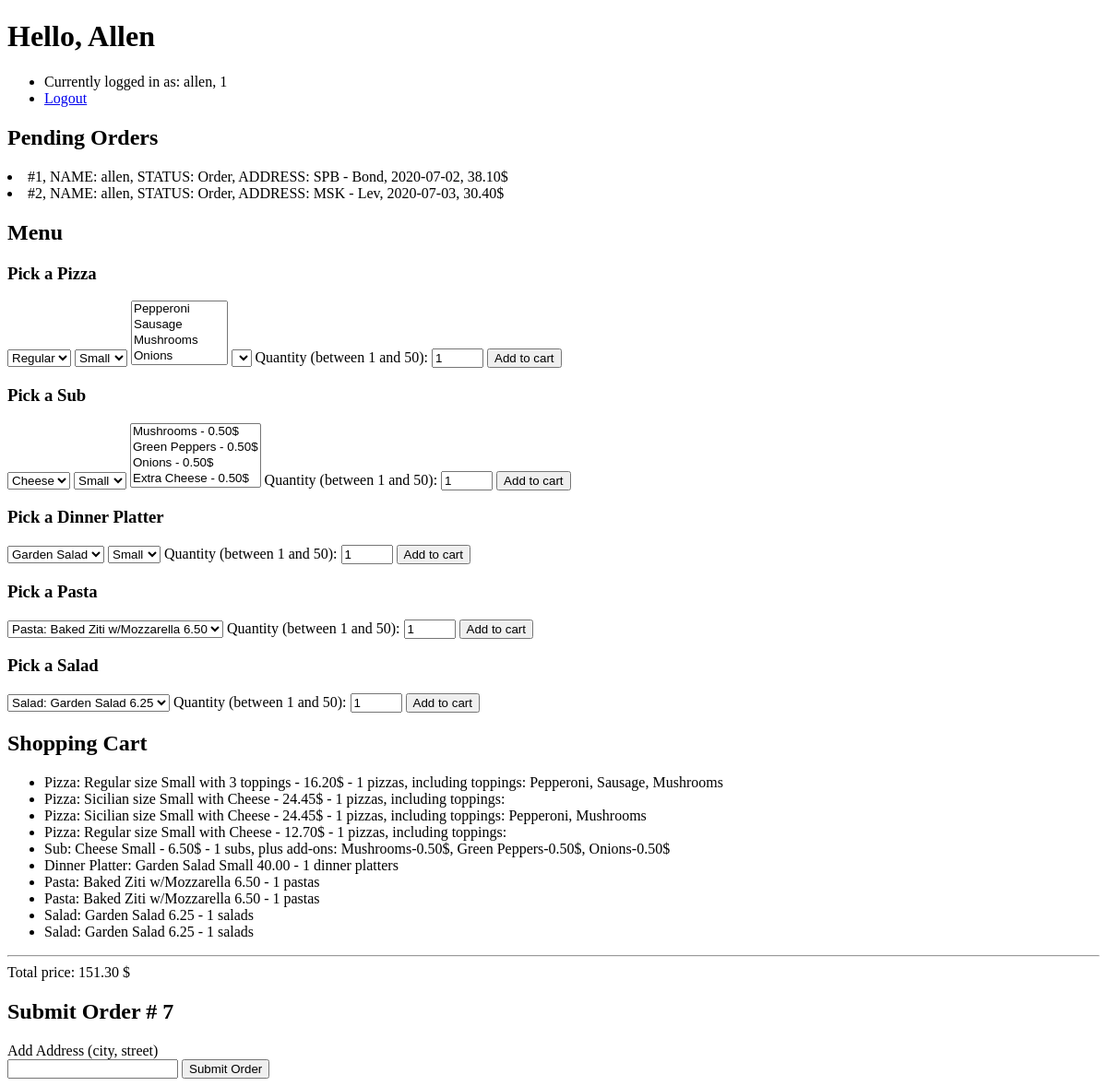
Before: / (signed in) with the older database file.
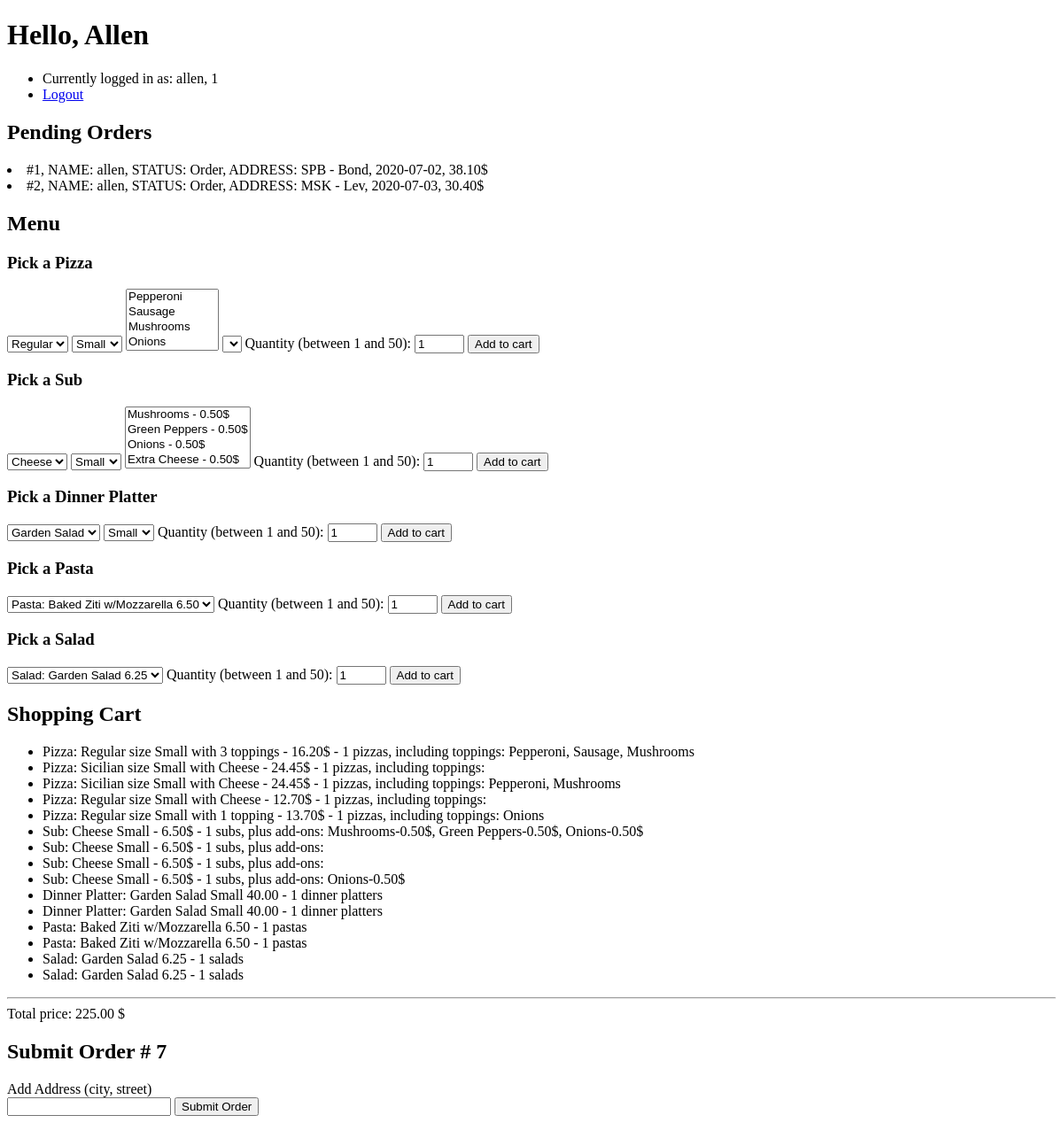
After: the same page with the newer database file.
### orders/models.py (models this page shows)
class Order(models.Model):
    user = models.ForeignKey(
        settings.AUTH_USER_MODEL,
        on_delete=models.CASCADE,
        blank=True
        )
    status = models.ForeignKey(Order_status, on_delete=models.CASCADE, blank=True)
    address = models.CharField(max_length=64, blank=True)
    date = models.DateField(auto_now=True)
    price = models.DecimalField(max_digits=7,decimal_places=2, blank=True, null=True)
    def __str__(self):
        return f"#{self.id}, NAME: {self.user}, STATUS: {self.status}, ADDRESS: {self.address}, {self.date}, {self.price}$"

class Order_status(models.Model):
    name = models.CharField(max_length=64, blank=True)
    def __str__(self):
        return f"{self.name}"

class Pizza_order_item(models.Model):
    pizza = models.ForeignKey(Pizza, on_delete=models.CASCADE, blank=True)
    toppings = models.ManyToManyField(Pizza_topping, blank=True)
    count = models.IntegerField()
    order = models.ForeignKey(Order, on_delete=models.CASCADE, related_name="pizzas")
    def __str__(self):
        return f"{self.pizza} - {self.count} pizzas, including toppings: " + ", ".join([a.topping for a in self.toppings.all()]) #that iterates the list of values, adding commas between those values

class Pizza(models.Model):
    name = models.ForeignKey(Pizza_name, on_delete=models.CASCADE)
    size = models.ForeignKey(Pizza_size, on_delete=models.CASCADE)
    combo = models.ForeignKey(Pizza_topping_combo, on_delete=models.CASCADE)
    price = models.DecimalField(max_digits=5,decimal_places=2)
    def __str__(self):
        return f"Pizza: {self.name} size {self.size} with {self.combo} - {self.price}$"

class Pizza_name(models.Model):
    name = models.CharField(max_length=64)
    def __str__(self):
        return f"{self.name}"

class Pizza_size(models.Model):
    size = models.CharField(max_length=64)
    def __str__(self):
        return f"{self.size}"

class Pizza_topping_combo(models.Model):
    combo = models.CharField(max_length=64)
    count = models.IntegerField()
    def __str__(self):
        return f"{self.combo}"

class Pizza_topping(models.Model):
    topping = models.CharField(max_length=64)
    def __str__(self):
        return f"{self.topping}"

class Sub_order_item(models.Model):
    sub = models.ForeignKey(Sub, on_delete=models.CASCADE, blank=True)
    add_ons = models.ManyToManyField(Sub_add_on, blank=True)
    count = models.IntegerField()
    order = models.ForeignKey(Order, on_delete=models.CASCADE, related_name="subs")
    def __str__(self):
        return f"{self.sub} - {self.count} subs, plus add-ons: " + ", ".join([a.add_on + "-" + str(a.price) + "$" for a in self.add_ons.all()])

class Sub(models.Model):
    name = models.ForeignKey(Sub_name, on_delete=models.CASCADE)
    size = models.ForeignKey(Sub_size, on_delete=models.CASCADE)
    add_ons = models.ManyToManyField(Sub_add_on, blank=True)
    price = models.DecimalField(max_digits=5,decimal_places=2)
    def __str__(self):
        return f"Sub: {self.name} {self.size} - {self.price}$"

class Sub_name(models.Model):
    name = models.CharField(max_length=64)
    def __str__(self):
        return f"{self.name}"

class Sub_size(models.Model):
    size = models.CharField(max_length=64)
    def __str__(self):
        return f"{self.size}"

class Sub_add_on(models.Model):
    add_on = models.CharField(max_length=64)
    price = models.DecimalField(max_digits=5,decimal_places=2)
    def __str__(self):
        return f"{self.add_on} - {self.price}$"

class Dinner_platter_order_item(models.Model):
    dinner_platter = models.ForeignKey(Dinner_platter, on_delete=models.CASCADE, blank=True)
    count = models.IntegerField()
    order = models.ForeignKey(Order, on_delete=models.CASCADE, related_name="dinner_platters")
    def __str__(self):
        return f"{self.dinner_platter} - {self.count} dinner platters"

class Dinner_platter(models.Model):
    name = models.ForeignKey(Dinner_platter_name, on_delete=models.CASCADE)
    size = models.ForeignKey(Dinner_platter_size, on_delete=models.CASCADE)
    price = models.DecimalField(max_digits=5,decimal_places=2)
    def __str__(self):
        return f"Dinner Platter: {self.name} {self.size} {self.price}"

class Dinner_platter_name(models.Model):
    name = models.CharField(max_length=64)
    def __str__(self):
        return f"{self.name}"

class Dinner_platter_size(models.Model):
    size = models.CharField(max_length=64)
    def __str__(self):
        return f"{self.size}"

class Pasta_order_item(models.Model):
    pasta = models.ForeignKey(Pasta, on_delete=models.CASCADE, blank=True)
    count = models.IntegerField()
    order = models.ForeignKey(Order, on_delete=models.CASCADE, related_name="pastas")
    def __str__(self):
        return f"{self.pasta} - {self.count} pastas"

class Pasta(models.Model):
    name = models.CharField(max_length=64)
    price = models.DecimalField(max_digits=5,decimal_places=2)
    def __str__(self):
        return f"Pasta: {self.name} {self.price}"

class Salad_order_item(models.Model):
    salad = models.ForeignKey(Salad, on_delete=models.CASCADE, blank=True)
    count = models.IntegerField()
    order = models.ForeignKey(Order, on_delete=models.CASCADE, related_name="salads")
    def __str__(self):
        return f"{self.salad} - {self.count} salads"

class Salad(models.Model):
    name = models.CharField(max_length=64)
    price = models.DecimalField(max_digits=5,decimal_places=2)
    def __str__(self):
        return f"Salad: {self.name} {self.price}"

### orders/views.py (the view)
# urls.py: path("", views.index, name="index"), # Links to Login page and Register page, if signed in - redirect to user page
def index(request):
    if not request.user.is_authenticated:
        return render(request, "orders/index.html", {"message": None})
    if Order.objects.filter(user=request.user, status=1).exists():
        cart = Order.objects.get(user=request.user, status=1)
        total_price = 0
        if cart.pizzas.exists():
            cart_pizzas = cart.pizzas.all()
            print ("Pizzas")
            for item in cart_pizzas:
                order_item_price = item.pizza.price * item.count
                print (order_item_price)
                total_price += order_item_price
        if cart.subs.exists():
            cart_subs = cart.subs.all()
            print ("Subs")
            for item in cart_subs:
                add_ons = item.add_ons.all()
                add_ons_total_price = 0
                for add_on in add_ons:
                    add_ons_total_price +=add_on.price
                order_item_price = (item.sub.price+add_ons_total_price) * item.count
                print (order_item_price)
                total_price += order_item_price
        if cart.dinner_platters.exists():
            cart_dinner_platters = cart.dinner_platters.all()
            print ("DinnerPlatters")
            for item in cart_dinner_platters:
                order_item_price = item.dinner_platter.price * item.count
                print (order_item_price)
                total_price += order_item_price
        if cart.pastas.exists():
            cart_pastas = cart.pastas.all()
            print ("Pastas")
            for item in cart_pastas:
                order_item_price = item.pasta.price * item.count
                print (order_item_price)
                total_price += order_item_price
        if cart.salads.exists():
            cart_salads = cart.salads.all()
            print ("Salads")
            for item in cart_salads:
                order_item_price = item.salad.price * item.count
                print (order_item_price)
                total_price += order_item_price
        cart.price = total_price
        cart.save()
        print ("\n","CART: ", cart, "\n")
    else:
        print ("\n","no cart", "\n")
    context = {
        "pizzas": Pizza.objects.all(),
        "pizza_names": Pizza_name.objects.all(),
        "pizza_sizes": Pizza_size.objects.all(),
        "pizza_topping_combos": Pizza_topping_combo.objects.all(),
        "pizza_toppings": Pizza_topping.objects.all(),
        "cart": Order.objects.filter(user=request.user, status=1),
        "pending_orders": Order.objects.filter(user=request.user, status = 2),
        "delivered_orders": Order.objects.filter(user=request.user, status = 3),
        "user": request.user,
        "subs": Sub.objects.all(),
        "sub_names": Sub_name.objects.all(),
        "sub_sizes": Sub_size.objects.all(),
        "sub_add_ons": Sub_add_on.objects.all(),
        "pastas": Pasta.objects.all(),
        "salads": Salad.objects.all(),
        "dinner_platters": Dinner_platter.objects.all(),
        "dinner_platter_names": Dinner_platter_name.objects.all(),
        "dinner_platter_sizes": Dinner_platter_size.objects.all()
    }
    return render(request, "orders/user.html", context)

### orders/templates/orders/user.html (shortened to what this page needs)
{% extends "orders/base.html" %}
{% block body %}
    <h1>Hello, {{ user.first_name }}</h1>
    <ul>
        <li>Currently logged in as: {{ user.username}}, {{ user.id }}</li>
        <li><a href="{% url 'logout' %}">Logout</a></li>
    </ul>
    {% if pending_orders %}
        <h2>Pending Orders</h2>
        {% for order in pending_orders %}
        <li>
            {{ order }}
        </li>
        {% endfor %}
    {% endif %}
    <h2>Menu</h2>
    {% if pizzas %}
        <h3>Pick a Pizza</h3>
        <form id="pizza_form" action="{% url 'cart_pizza' %}" method="post">
            <select id="pizza_name" name="pizza_name">
                {% for pizza_name in pizza_names %}
                    <option value="{{ pizza_name.id }}">{{ pizza_name }}</option>
                {% endfor %}
            </select>
            <select id="pizza_size" name="pizza_size">
                {% for pizza_size in pizza_sizes %}
                    <option value="{{ pizza_size.id }}">{{ pizza_size }}</option>
                {% endfor %}
            </select>
            <select id="pizza_toppings" name="pizza_toppings" multiple>
                {% for pizza_topping in pizza_toppings %}
                <option value="{{ pizza_topping.id }}">{{ pizza_topping }}</option>
                {% endfor %}
            </select>
            <select name="pizza_topping_combo">
                <option id="pizza_topping_combo"></option>
            </select>
            <label for="count">Quantity (between 1 and 50):</label>
            <input type="number" id="quantity" name="count" min="1" max="50" value="1">
            <input type="submit" value="Add to cart"/>
        </form>
    {% endif %}
    {% if subs %}
        <h3>Pick a Sub</h3>
        <form id="sub_form" action="{% url 'cart_sub' %}" method="POST">
            <select id="sub_name" name="sub_name">
                {% for sub_name in sub_names %}
                    <option value="{{ sub_name.id }}">{{ sub_name }}</option>
                {% endfor %}
            </select>
            <select id="sub_size" name="sub_size">
                {% for sub_size in sub_sizes %}
                    <option value="{{ sub_size.id }}">{{ sub_size }} </option>"
                {% endfor %}
            </select>
            <select id="sub_add_ons" name="sub_add_ons" multiple>
                {% for sub_add_on in sub_add_ons %}
                    <option value="{{ sub_add_on.id }}" data-price={{sub_add_on.price}}>{{ sub_add_on }} </option>"
                {% endfor %}
            </select>
            <label for="count">Quantity (between 1 and 50):</label>
            <input type="number" id="quantity" name="count" min="1" max="50" value="1">
            <input type="submit" value="Add to cart"/>
        </form>
    {% endif %}
    {% if dinner_platters %}
        <h3>Pick a Dinner Platter</h3>
        <form id="dinner_platter_form" action="{% url 'cart_dinner_platter' %}" method="POST">
            <select id="dinner_platter_name" name="dinner_platter_name">
                {% for name in dinner_platter_names %}
                    <option value="{{ name.id }}">{{ name }}</option>
                {% endfor %}
            </select>
            <select id="dinner_platter_size" name="dinner_platter_size">
                {% for size in dinner_platter_sizes %}
                    <option value="{{ size.id }}">{{ size }}</option>
                {% endfor %}
            </select>
            <label for="count">Quantity (between 1 and 50):</label>
            <input type="number" id="quantity" name="count" min="1" max="50" value="1">
            <input type="submit" value="Add to cart">
        </form>
    {% endif %}
    {% if pastas %}
        <h3>Pick a Pasta</h3>
        <form id="pasta_form" action="{% url 'cart_pasta' %}" method="POST">
            <select name="pasta_name_price">
                {% for pasta in pastas %}
                    <option value="{{ pasta.id }}">{{ pasta }}</option>
                {% endfor %}
            </select>
            <label for="count">Quantity (between 1 and 50):</label>
            <input type="number" id="quantity" name="count" min="1" max="50" value="1">
            <input type="submit" value="Add to cart">
        </form>
    {% endif %}
    {% if salads %}
        <h3>Pick a Salad</h3>
        <form id="salad_form" action="{% url 'cart_salad' %}" method="POST">
            <select name="salad_name_price">
                {% for salad in salads %}
                    <option value="{{ salad.id }}">{{ salad }}</option>
                {% endfor %}
            </select>
            <label for="count">Quantity (between 1 and 50):</label>
            <input type="number" id="quantity" name="count" min="1" max="50" value="1">
            <input type="submit" value="Add to cart">
        </form>
    {% endif %}
    {% if cart %}
        <h2>Shopping Cart</h2>
        <ul>
            {% for unit in cart %}
                {% for pizza in unit.pizzas.all %}
                    <li>{{ pizza }}</li>
                {% endfor %}
                {% for sub in unit.subs.all %}
                    <li>{{ sub }}</li>
                {% endfor %}
                {% for dinner_platter in unit.dinner_platters.all %}
                <li>{{ dinner_platter }}</li>
                {% endfor %}
                {% for pasta in unit.pastas.all %}
                    <li>{{ pasta }}</li>
                {% endfor %}
                {% for salad in unit.salads.all %}
                    <li>{{ salad }}</li>
                {% endfor %}
            {% endfor %}
        </ul>
        <hr>
        <span id="total_price">Total price: {{ cart.0.price }} $</span>
        <h2>Submit Order # {{ cart.0.id }} </h2>
        <form action="{% url 'order' cart.0.id %}" method="post">
            <label for="address">Add Address (city, street)</label><br>
            <input id="address" name="address" type="text"/>
            <input type="submit" value="Submit Order"/>
        </form>
    {% endif %}
{% endblock %}

### orders/templates/orders/base.html (shortened to what this page needs)
<!DOCTYPE html>
<html>
    <head>
        {% load static %}
    </head>
    <body>
        {% block body %}
        {% endblock %}
    </body>
</html>

Changed rows visible on the page:
changed Order id 7: price "151.30" → "225.00"
added Pizza_order_item: pizza+count+id "Pizza: Regular size Small with 1 topping - 13.70$ - 1 pizzas, including toppings: Onions", shown under Order id 7
added Sub_order_item: sub+count+id "Sub: Cheese Small - 6.50$ - 1 subs, plus add-ons:", shown under Order id 7
added Sub_order_item: sub+count+id "Sub: Cheese Small - 6.50$ - 1 subs, plus add-ons:", shown under Order id 7
added Sub_order_item: sub+count+id "Sub: Cheese Small - 6.50$ - 1 subs, plus add-ons: Onions-0.50$", shown under Order id 7
added Dinner_platter_order_item: dinner_platter+count "Dinner Platter: Garden Salad Small 40.00 - 1 dinner platters", shown under Order id 7
